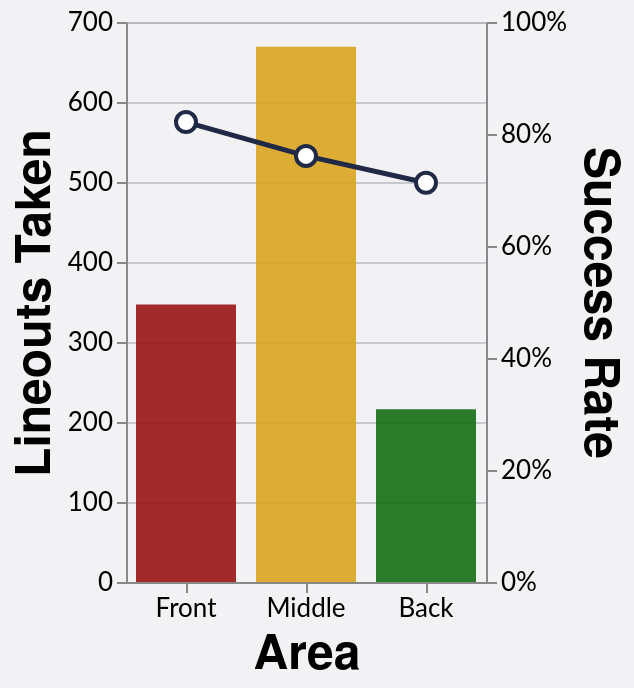

Vega-Lite specification for this chart:
### Vega-Lite specification from a JSON file in a GitHub repository (floating-point values rounded to 4 significant figures)
{"config": {"axis": {"labelFont": "Lato, sans-serif", "titleFont": "PT Sans Narrow, Helvetica Neue, Helvetica, Arial, sans-serif", "labelFontSize": 13, "titleFontSize": 24, "gridColor": "#202947", "gridOpacity": 0.2}, "header": {"labelFont": "PT Sans Narrow, Helvetica Neue, Helvetica, Arial, sans-serif", "titleFont": "PT Sans Narrow, Helvetica Neue, Helvetica, Arial, sans-serif", "labelFontSize": 24, "titleFontSize": 28, "labelFontWeight": "bold", "orient": "left"}, "legend": {"labelFont": "Lato, sans-serif", "titleFont": "PT Sans Narrow, Helvetica Neue, Helvetica, Arial, sans-serif", "labelFontSize": 14, "titleFontSize": 16, "titlePadding": 5, "fillColor": "white", "strokeColor": "black", "padding": 10, "titleFontWeight": "lighter", "titleFontStyle": "italic", "titleColor": "gray", "offset": 10}, "title": {"font": "PT Sans Narrow, Helvetica Neue, Helvetica, Arial, sans-serif", "fontSize": 48, "fontWeight": "bold", "anchor": "start", "align": "center", "titlePadding": 20, "subtitlePadding": 10, "subtitleFontSize": 13, "subtitleColor": "", "subtitleFontStyle": "italic", "offset": 15, "color": "black"}, "axisX": {"labelAngle": 0}, "facet": {"title": null, "header": null, "align": {"row": "each", "column": "each"}}, "resolve": {"scale": {"y": "independent", "facet": "independent"}}, "background": "#f2f1f4", "scale": {"offsetBandPaddingOuter": 0.2, "offsetBandPaddingInner": 0.1}}, "layer": [{"mark": {"type": "bar", "color": "#7d96e8", "opacity": 0.9, "size": 50}, "encoding": {"color": {"field": "area", "legend": null, "scale": {"domain": ["Front", "Middle", "Back"], "range": ["#991515", "goldenrod", "#146f14"]}, "type": "nominal"}, "tooltip": [{"field": "area", "title": "Area", "type": "nominal"}, {"field": "attempts", "title": "Attempts", "type": "quantitative"}, {"field": "won", "title": "Won", "type": "quantitative"}, {"field": "success_rate", "format": ".1%", "title": "Success Rate", "type": "quantitative"}], "x": {"axis": {"labelOverlap": "greedy"}, "field": "area", "sort": ["Front", "Middle", "Back"], "title": "Area", "type": "nominal"}, "y": {"field": "attempts", "title": "Lineouts Taken", "type": "quantitative"}}}, {"mark": {"type": "line", "point": {"fill": "white", "filled": false, "size": 100, "stroke": "#202946"}, "stroke": "#202946", "strokeWidth": 2.5}, "encoding": {"x": {"field": "area", "sort": ["Front", "Middle", "Back"], "title": "Area", "type": "nominal"}, "y": {"axis": {"format": "%"}, "field": "success_rate", "scale": {"domain": [0, 1]}, "title": "Success Rate", "type": "quantitative"}}}], "data": {"name": "data-84a141c946c8b9d35a7dcf40bdf6b158"}, "height": 280, "resolve": {"scale": {"y": "independent"}}, "width": {"step": 60}, "$schema": "https://vega.github.io/schema/vega-lite/v5.20.1.json", "datasets": {"data-84a141c946c8b9d35a7dcf40bdf6b158": [{"area": "Back", "attempts": 216, "won": 154, "success_rate": 0.713}, {"area": "Front", "attempts": 347, "won": 285, "success_rate": 0.8213}, {"area": "Middle", "attempts": 669, "won": 509, "success_rate": 0.7608}]}}
